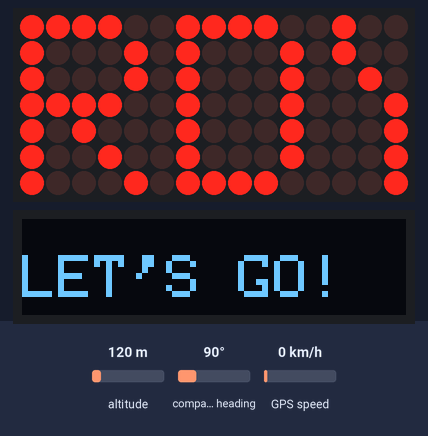
The sketch below on a simulated Arduino Mega 2560, built with avr-gcc and run on an emulated ATmega2560. Parts: 15×7 LED matrix, 128×32 one-colour display. The test bench sets the inputs (shaded band); at power-on: GPS speed 0 km/h, altitude 120 m, compass heading 90°. The display library's start-up logo is not drawn; the GPS gets a fix after 3 s at 37.7749, -122.4194 with 8 satellites; what the sketch prints to the serial monitor is not drawn.

Above: at 5.3 s.
At 9.4 s:
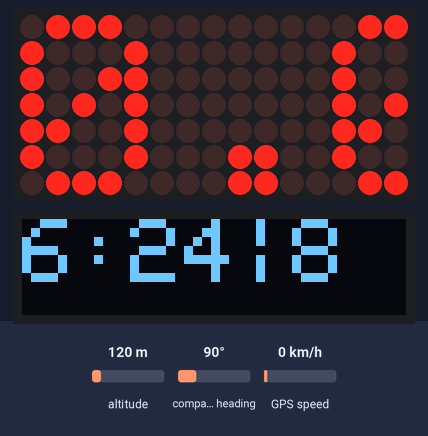
9.5 s: GPS speed set to 2 km/h
At 11.6 s:
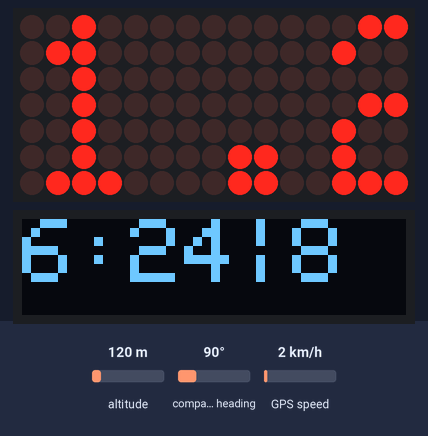
12.1 s: GPS speed set to 30 km/h
At 13.7 s:
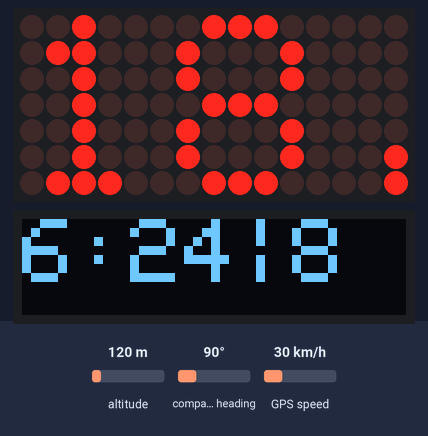
14.3 s: GPS speed set to 60 km/h
At 17.5 s:
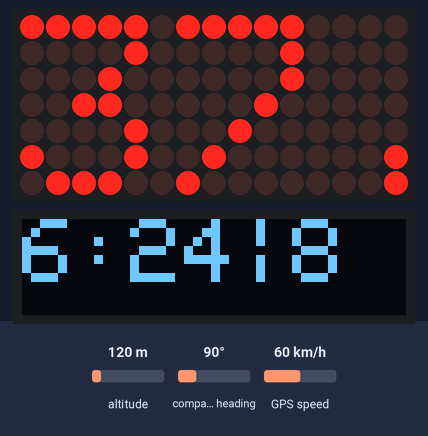
Timing chart, 0 to 19.0 s (numbered marks = the images above; inputs shaded):
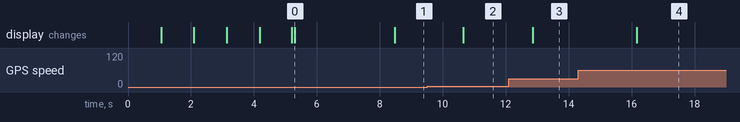

Measured:
- after the input at 9.5 s, the display: changes after 1.1 s (image 2)
- after the input at 12.1 s, the display: changes after 0.76 s (image 3)
- after the input at 14.3 s, the display: changes after 1.9 s (image 4)
- what the display in image 0 shows lasts 3.2 s, from 5.3 s to 8.5 s

The sketch:

GPS_and_LED_OLED2.ino
```cpp
#include <Wire.h>
#include <Adafruit_GFX.h>
#include <Adafruit_IS31FL3731.h>
#include <Adafruit_GPS.h>
#include <Adafruit_SSD1306.h>

Adafruit_SSD1306 display = Adafruit_SSD1306(128, 32, &Wire);

Adafruit_IS31FL3731_Wing ledmatrix = Adafruit_IS31FL3731_Wing();

// what's the name of the hardware serial port?
#define GPSSerial Serial1

// Connect to the GPS on the hardware port
Adafruit_GPS GPS(&GPSSerial);

// Set GPSECHO to 'false' to turn off echoing the GPS data to the Serial console
// Set to 'true' if you want to debug and listen to the raw GPS sentences
#define GPSECHO false

uint32_t timer = millis();


static const uint8_t PROGMEM
  smile_bmp[] =
  { B00111100,
    B01000010,
    B10100101,
    B10000001,
    B10100101,
    B10011001,
    B01000010,
    B00111100 },
  neutral_bmp[] =
  { B00111100,
    B01000010,
    B10100101,
    B10000001,
    B10111101,
    B10000001,
    B01000010,
    B00111100 },
  frown_bmp[] =
  { B00111100,
    B01000010,
    B10100101,
    B10000001,
    B10011001,
    B10100101,
    B01000010,
    B00111100 };

void setup()
{
  //while (!Serial);  // uncomment to have the sketch wait until Serial is ready

  // connect at 115200 so we can read the GPS fast enough and echo without dropping chars
  // also spit it out
  Serial.begin(115200);
  Serial.println("Adafruit GPS library basic test!");

  // 9600 NMEA is the default baud rate for Adafruit MTK GPS's- some use 4800
  GPS.begin(9600);
  // uncomment this line to turn on RMC (recommended minimum) and GGA (fix data) including altitude
  GPS.sendCommand(PMTK_SET_NMEA_OUTPUT_RMCGGA);
  // uncomment this line to turn on only the "minimum recommended" data
  //GPS.sendCommand(PMTK_SET_NMEA_OUTPUT_RMCONLY);
  // For parsing data, we don't suggest using anything but either RMC only or RMC+GGA since
  // the parser doesn't care about other sentences at this time
  // Set the update rate
  GPS.sendCommand(PMTK_SET_NMEA_UPDATE_1HZ); // 1 Hz update rate
  // For the parsing code to work nicely and have time to sort thru the data, and
  // print it out we don't suggest using anything higher than 1 Hz

  // Request updates on antenna status, comment out to keep quiet
  GPS.sendCommand(PGCMD_ANTENNA);

  delay(1000);

  // Ask for firmware version
  GPSSerial.println(PMTK_Q_RELEASE);

    Serial.begin(9600);
  Serial.println("ISSI manual animation test");
  if (! ledmatrix.begin()) {
    Serial.println("IS31 not found");
    while (1);
  }
  Serial.println("IS31 Found!");

  ledmatrix.setRotation(2);

  ledmatrix.clear();
  ledmatrix.drawBitmap(3, 0, frown_bmp, 8, 8, 64);
  delay(1000);

  ledmatrix.clear();
  ledmatrix.drawBitmap(3, 0, neutral_bmp, 8, 8, 64);
  delay(1000);

  ledmatrix.clear();
  ledmatrix.drawBitmap(3, 0, smile_bmp, 8, 8, 64);
  delay(1000);


//OLED Screen
 Serial.println("OLED FeatherWing test");
  // SSD1306_SWITCHCAPVCC = generate display voltage from 3.3V internally
  display.begin(SSD1306_SWITCHCAPVCC, 0x3C); // Address 0x3C for 128x32

  display.setRotation(2);

  Serial.println("OLED begun");

  // Show image buffer on the display hardware.
  // Since the buffer is intialized with an Adafruit splashscreen
  // internally, this will display the splashscreen.
  display.display();
  delay(1000);

  // Clear the buffer.
  display.clearDisplay();
  display.display();

  display.clearDisplay();
  display.setTextSize(2);
  display.setTextColor(WHITE);
  display.setCursor(0,12);
  display.print("LET'S GO!");
  display.display();

  ledmatrix.clear();
  ledmatrix.setTextWrap(false);
  ledmatrix.setTextColor(50);
  ledmatrix.print("RDY");
  delay(3000);

}

void loop()

// run over and over again
{
  // read data from the GPS in the 'main loop'
  char c = GPS.read();
  // if you want to debug, this is a good time to do it!
  if (GPSECHO)
    if (c) Serial.print(c);
  // if a sentence is received, we can check the checksum, parse it...
  if (GPS.newNMEAreceived()) {
    // a tricky thing here is if we print the NMEA sentence, or data
    // we end up not listening and catching other sentences!
    // so be very wary if using OUTPUT_ALLDATA and trytng to print out data
    Serial.println(GPS.lastNMEA()); // this also sets the newNMEAreceived() flag to false
    if (!GPS.parse(GPS.lastNMEA())) // this also sets the newNMEAreceived() flag to false
      return; // we can fail to parse a sentence in which case we should just wait for another
  }
  // if millis() or timer wraps around, we'll just reset it
  if (timer > millis()) timer = millis();

  // approximately every 2 seconds or so, print out the current stats
  if (millis() - timer > 1100) {
    timer = millis(); // reset the timer
    Serial.print("\nTime: ");
    Serial.print(GPS.hour, DEC); Serial.print(':');
    Serial.print(GPS.minute, DEC); Serial.print(':');
    Serial.print(GPS.seconds, DEC); Serial.print('.');
    Serial.println(GPS.milliseconds);
    Serial.print("Fix: "); Serial.print((int)GPS.fix);
    Serial.print(" quality: "); Serial.println((int)GPS.fixquality);
    if (GPS.fix) {
      Serial.print("Location: ");
      Serial.print(GPS.latitude, 4); Serial.print(GPS.lat);
      Serial.print(", ");
      Serial.print(GPS.longitude, 4); Serial.println(GPS.lon);
      Serial.print("Speed (knots): "); Serial.println(GPS.speed);
      Serial.print("Speed (MPH): "); Serial.println(GPS.speed * 1.151);
      Serial.print("Altitude: "); Serial.println(GPS.altitude);
      Serial.print("Satellites: "); Serial.println((int)GPS.satellites);
    }
  ledmatrix.setTextSize(1);
  ledmatrix.setTextWrap(false);  // we dont want text to wrap so it scrolls nicely
  ledmatrix.setTextColor(50); {
    ledmatrix.clear();
    ledmatrix.setCursor(0,0);
    ledmatrix.print(GPS.speed * 1.151, DEC);
  }
display.clearDisplay();
  display.setTextSize(3);
  display.setTextColor(WHITE);
  display.setCursor(0,0);
  display.print(GPS.hour - 4, DEC); display.print(':');
  display.print(GPS.minute, DEC); display.print("|");
  display.print(GPS.satellites);
  display.display();
  }
  }
```
